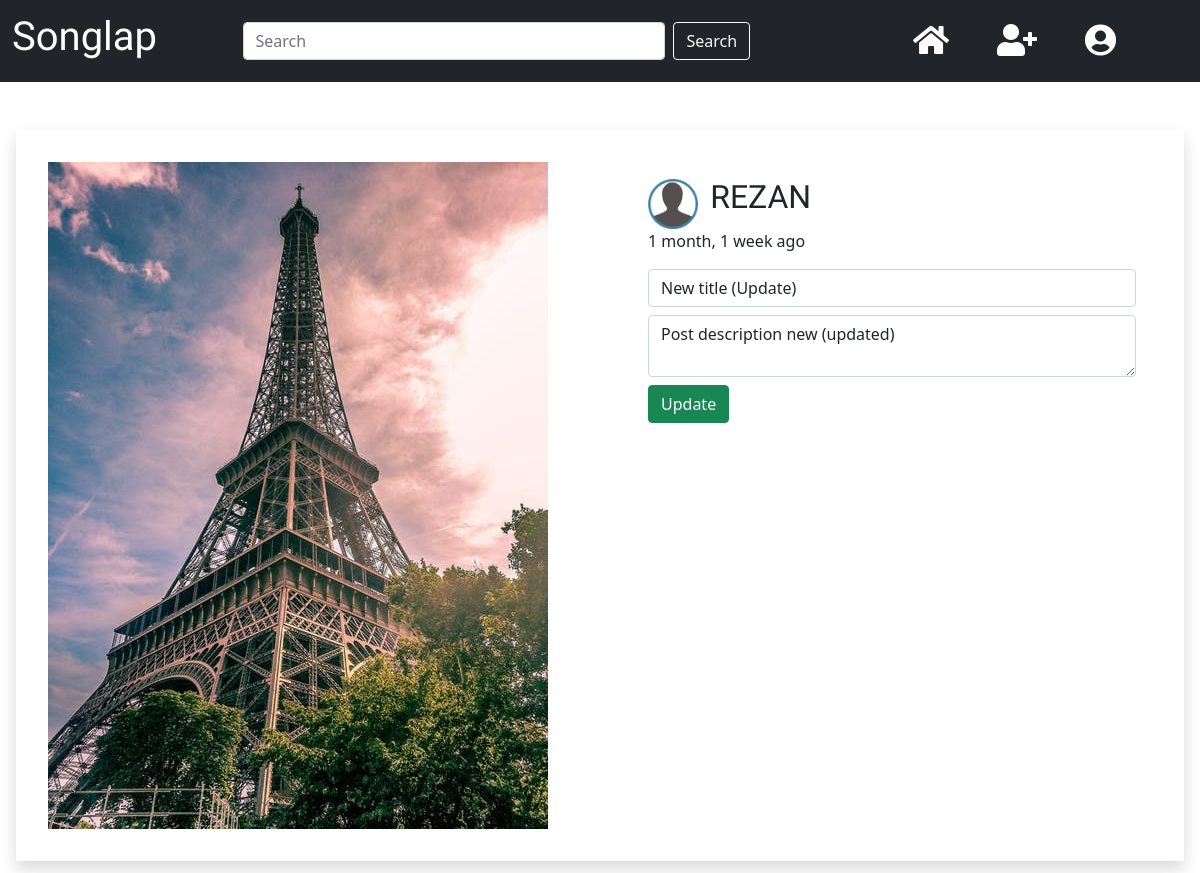
The page /post/2/edit-post/19/ on the database as committed earlier.
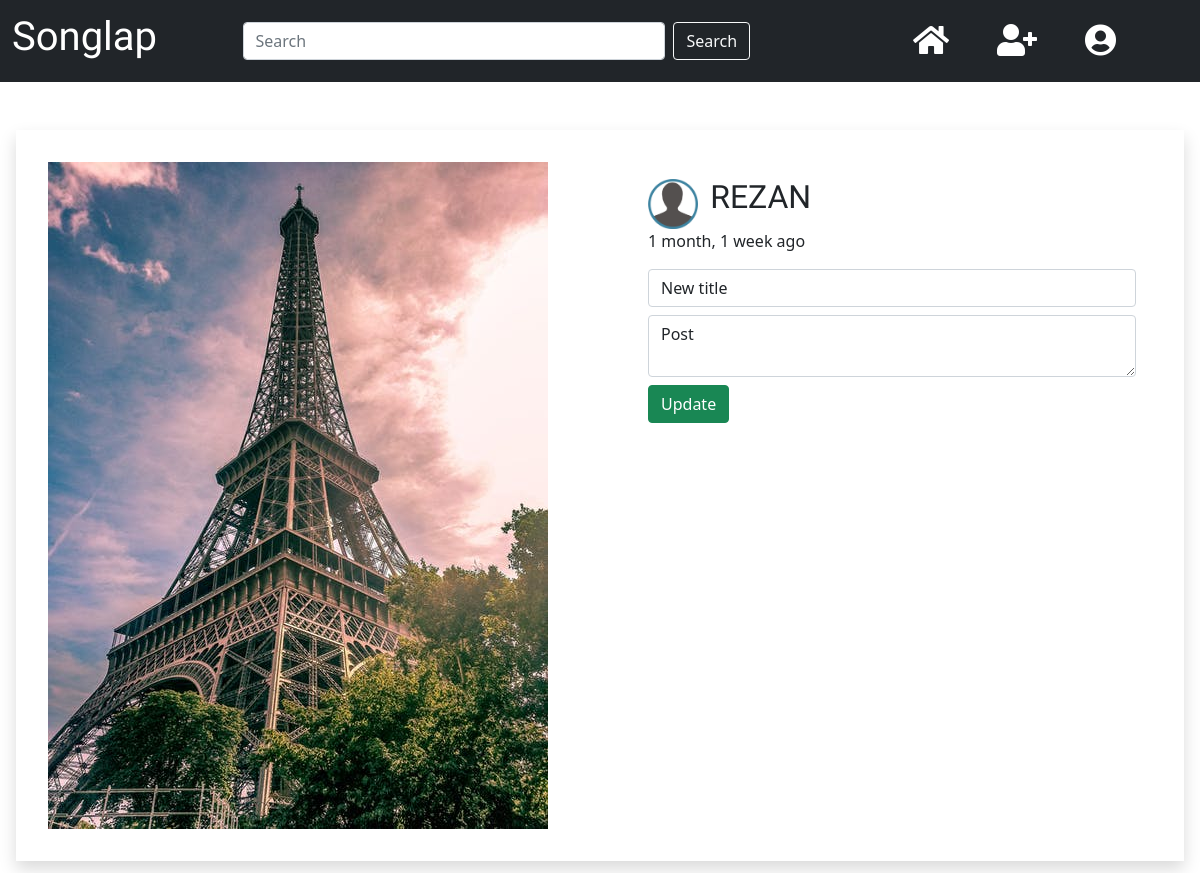
The same page on the database as committed later.
### post/models.py (models this page shows, shortened)
class Post(models.Model):
    user_name=models.CharField(max_length=100,blank=True)
    title = models.CharField(max_length=250)
    description = models.TextField(null=True)
    publish = models.DateTimeField(auto_now_add=True)
    image= models.ImageField(upload_to='images/',null=True)
    viewed = models.IntegerField(null=True)
    latest = models.DateTimeField(null=True)
    category = models.ForeignKey(PostCategory, on_delete=models.CASCADE, default='', blank=True)
    class Meta:
      ordering=['-publish']

### post/views.py (the view)
# urls.py: path('<str:category>/edit-post/<str:id>/',views.editPostView,name='edit_post'),
def editPostView(request,id,category):
  post=Post.objects.get(id=id)
  return render(request,'post/edit_post_view.html',{'post':post,'id':id,'category':category})

### post/templates/post/edit_post_view.html (shortened to what this page needs)
{% include 'navbar.html' %}
{% load static %}
<div>
  <div class="my-3 py-3">
    <div class="row m-3 shadow">
      <div class="col-lg-6 p-3">
        {% if post.image %}
    <img class="img-fluid p-3" src="{{ post.image.url }}">
    {% endif %}
      </div>
      <div class="col-lg-6 p-5">
        <img class="img-fluid  user-avater d-inline" src="{% static 'post/images/user_avatar.png' %}">
        {% if post.user_name %}
        <h2 class="ms-2 d-inline username">{{post.user_name}} </h2>
        {% else %}
        <h2 class="ms-2 d-inline username">Anonymous User</h2>
        {% endif %}
        <p>{{post.publish |timesince}} ago </p>
         <form id="update-form" action=" " method="POST">
          <input class="form-control my-2" id="title" type="text" name='title' value="{{post.title}}" />
          <textarea class="form-control my-2" id="description" type="text" name='description'>{{post.description}}</textarea>
          <button class="btn btn-success" id="submit"> Update </button>
         </form>
  </div>
  </div>
</div>

### templates/navbar.html (shortened to what this page needs)
<!DOCTYPE html>
{% load static %}
<html lang="en">
<head>
  <link href="https://cdn.jsdelivr.net/npm/bootstrap@5.0.2/dist/css/bootstrap.min.css" rel="stylesheet">
  <link rel="stylesheet" href="https://use.fontawesome.com/releases/v5.15.4/css/all.css">
<link rel="stylesheet" href="{% static 'post/styles/style.css' %}">
</head>
<body>
  <nav class="navbar navbar-expand-lg navbar-dark bg-dark">
    <div class="container-fluid">
      <a class="navbar-brand" href="{% url 'home' %}"><h1 class="nav-title">Songlap</h1></a>
      <div class="collapse navbar-collapse" id="navbarSupportedContent">
        <form class="d-flex m-auto w-50">
          <input class="form-control me-2" type="search" placeholder="Search" aria-label="Search">
          <button class="btn btn-outline-light" type="submit">Search</button>
        </form>
        <ul class="navbar-nav ms-auto me-5 mb-2 mb-lg-0">
          <li class="nav-item mx-3">
            <a class="nav-link active"  href="{% url 'home' %}"> <i class="fas fa-home fa-2x text-white icon"></i></a>
          </li>
          <li class="nav-item mx-3">
            <a class="nav-link" href="#"><i class="fas fa-user-plus fa-2x text-white"></i></a>
          </li>
          <li class="nav-item mx-3">
            <a class="nav-link disabled" href="#" tabindex="-1"> <i class="fas fa-user-circle text-white fa-2x"></i> </a>
          </li>
        </ul>
      </div>
    </div>
  </nav>
</body>
</html>

### post/static/post/styles/style.css (style rules this page uses)
.user-avater { width: 50px; }
.username { font-family: 'Fira Sans Condensed', sans-serif; }
.nav-title { font-family: 'Rampart One', cursive; }

Rows that differ between the two databases and show on the page:
changed Post "REZAN": title "New title (Update)" → "New title"; description "Post description new (updated)" → "Post"
